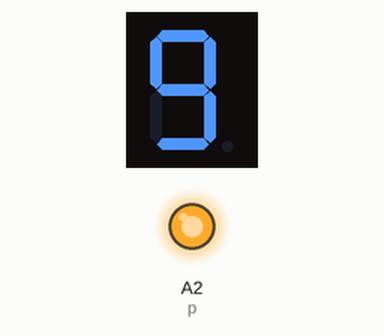
The sketch below on a simulated Arduino Uno, built with avr-gcc and run on an emulated ATmega328P. On the bench: 1-digit seven-segment display, output pins drawn as LEDs (lit = HIGH). Wiring (inferred from the names in the program): 1-digit 7-segment display, segments lit when LOW: segments pin 2, pin 3, A3, A4, A5, pin 1, pin 0. The segment pins are drawn as the display they are named for; pins used as bus, display or sensor lines are not drawn.

Above: at 0.1 s.
At 1.1 s:
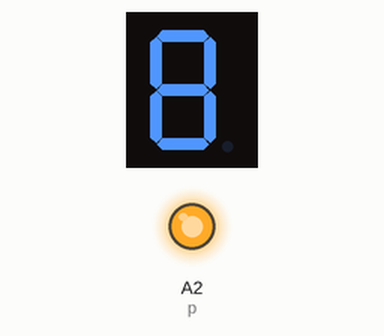

Measured:
- what the display in image 1 shows lasts 1.0 s, from 1.0 s to 2.0 s

The sketch:

conto_alla_rovescia.ino
```cpp
// diamo i nomi dei segmenti ai contatti di arduino
int a = 2;
int b = 3;
int c = A3;
int d = A4;
int e = A5;
int f = 1;
int g = 0;
int p = A2;

// mettiamo il tempo che vogliamo aspettare tra un numero e l'altro
// è in millesimi di secondo, quindi 1000=1s
int attesa=1000;

void setup() {

// diciamo che quei contatti sono degli OUTPUT,
// ovvero dati che escono da arduino
  pinMode(a, OUTPUT);
  pinMode(b, OUTPUT);
  pinMode(c, OUTPUT);
  pinMode(d, OUTPUT);
  pinMode(e, OUTPUT);
  pinMode(f, OUTPUT);
  pinMode(g, OUTPUT);
  pinMode(p, OUTPUT);

// diciamo che all'accensione vogliamo
// che sia tutto spento
  digitalWrite(a,HIGH);
  digitalWrite(b,HIGH);
  digitalWrite(c,HIGH);
  digitalWrite(d,HIGH);
  digitalWrite(e,HIGH);
  digitalWrite(f,HIGH);
  digitalWrite(g,HIGH);
  digitalWrite(p,HIGH);
}

void loop() {

  //---NOVE-----------------------------------------------------------------------------------
  // scriviamo il numero 9
  // per fare questo bisogna accendere i segmenti
  // g,f,a,b,c,d
  digitalWrite(g, LOW);
  digitalWrite(f, LOW);
  digitalWrite(a, LOW);
  digitalWrite(b, LOW);
  digitalWrite(c, LOW);
  digitalWrite(d, LOW);

  // bisogna anche spegnere il segmento e
  digitalWrite(e, HIGH);
  digitalWrite(p,HIGH);

  // aspettiamo un po' prima di cambiare numero
  delay(attesa);

  //---OTTO-----------------------------------------------------------------------------------
  // per scrivere il numero 8 accendiamo tutti i segmenti
  digitalWrite(a, LOW);
  digitalWrite(b, LOW);
  digitalWrite(c, LOW);
  digitalWrite(d, LOW);
  digitalWrite(e, LOW);
  digitalWrite(f, LOW);
  digitalWrite(g, LOW);

  // aspettiamo ancora
  delay(1000);

  //---e così via con gli altri numeri!-------------------------------------------------------

}
```
